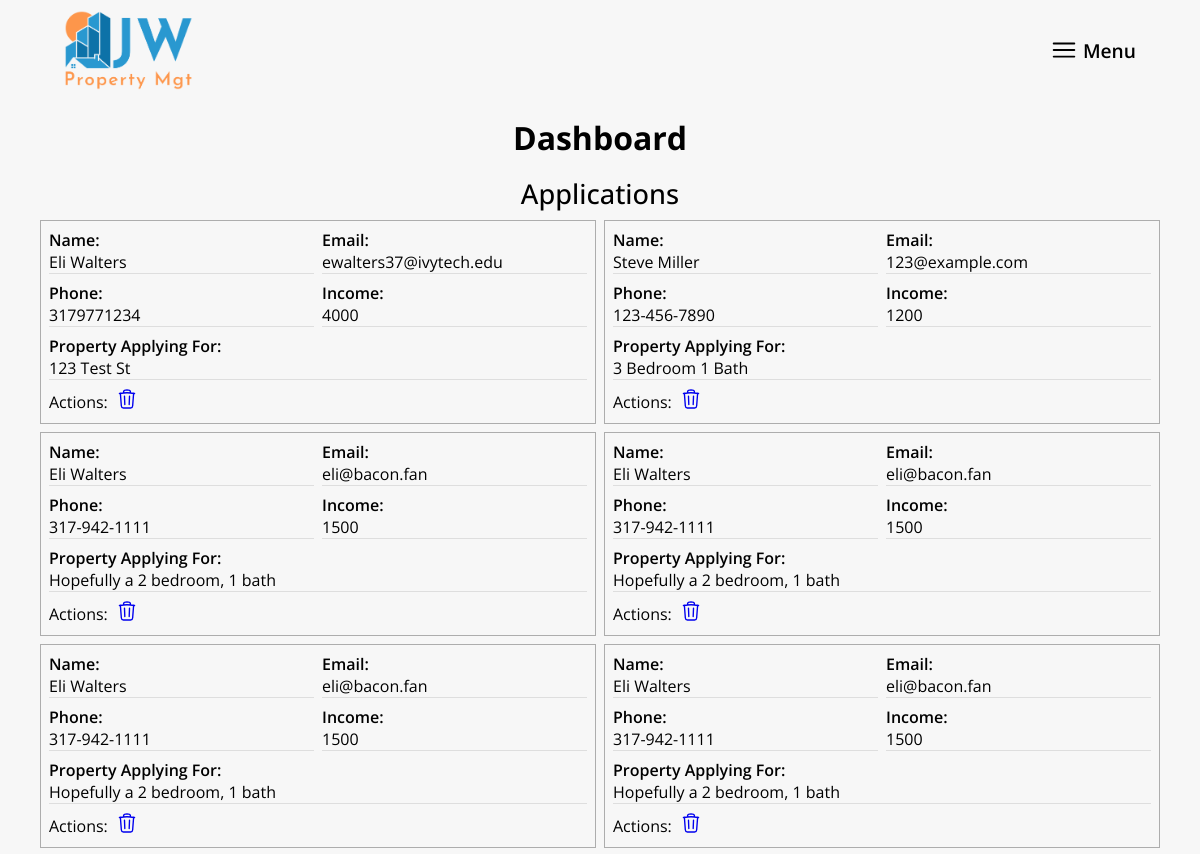
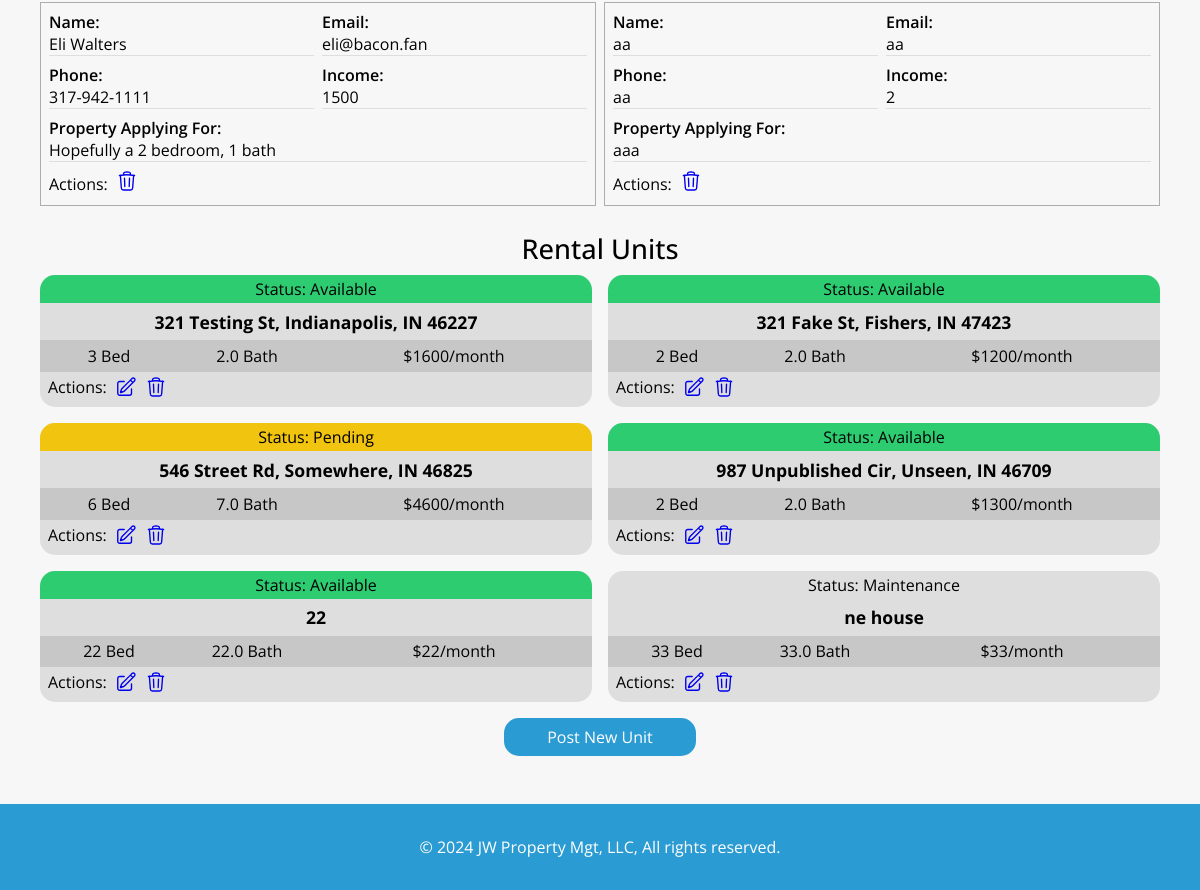
/dashboard/ (signed in), run on an earlier commit of the app's database (2 pictures, top to bottom).
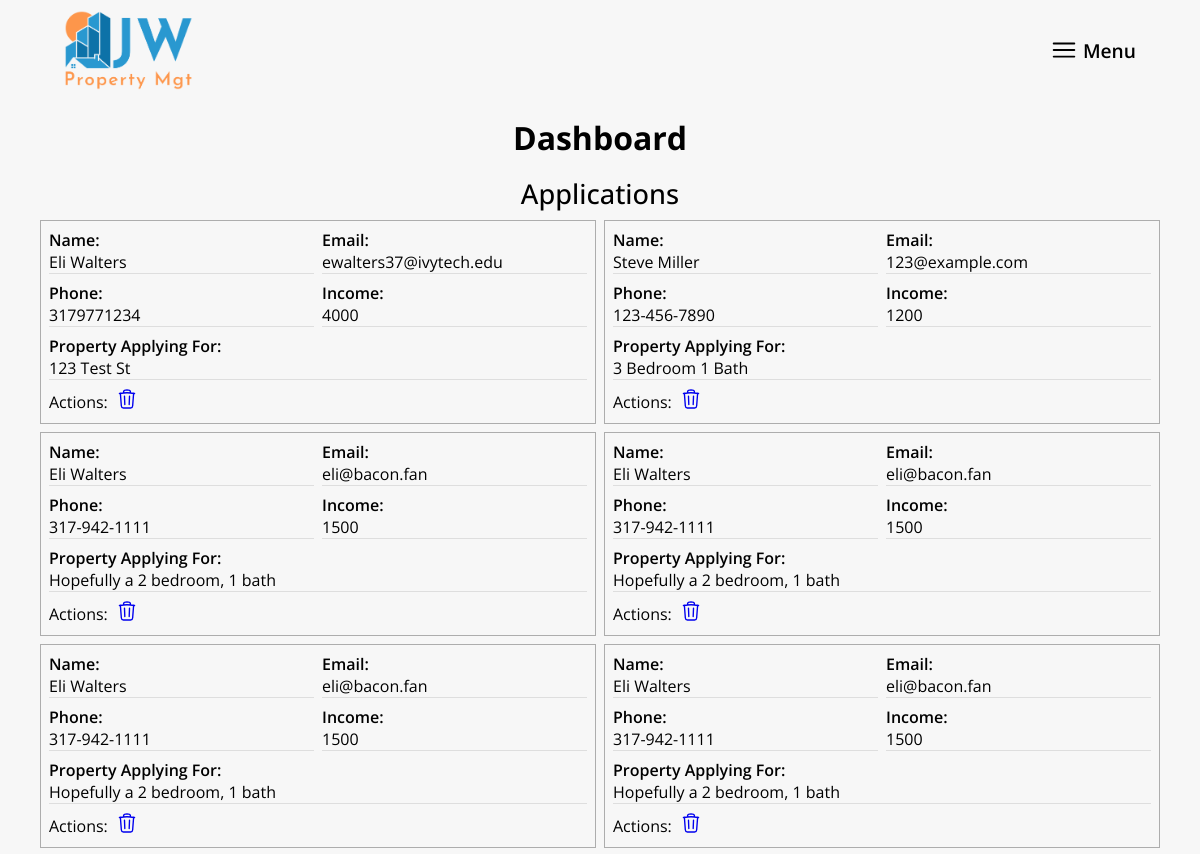
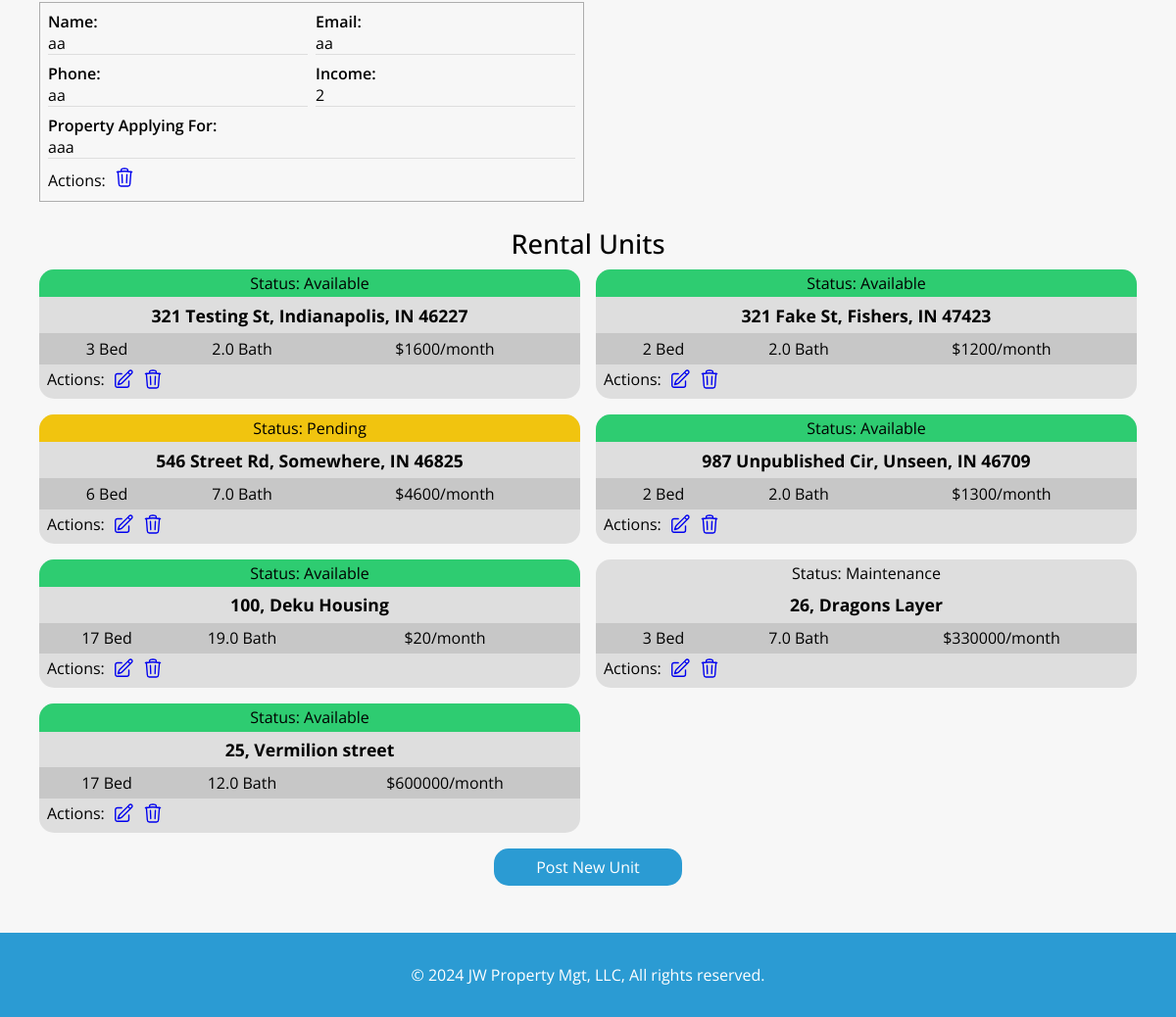
And on a later commit of the database (2 pictures, top to bottom).
### mainsite/models.py (models this page shows, shortened)
class Application(models.Model):
    name = models.CharField(max_length=200)
    email = models.CharField(max_length=200)
    phone = models.CharField(max_length=200)
    income = models.IntegerField()
    applyingFor = models.CharField(max_length=400)
    created_date = models.DateField(default=timezone.now)

class Unit(models.Model):
    STATUS_CHOICES = [
        ('available', 'Available'),
        ('rented', 'Rented'),
        ('pending', 'Pending'),
    ]
    creator = models.ForeignKey(settings.AUTH_USER_MODEL, on_delete=models.CASCADE)
    address = models.CharField(max_length=200)
    status = models.CharField(max_length=20, choices=STATUS_CHOICES, default='available')
    bedrooms = models.IntegerField()
    bathrooms = models.IntegerField()  # Change to IntegerField
    rent = models.IntegerField()
    created_date = models.DateTimeField(default=timezone.now)
    published_date = models.DateTimeField(default=timezone.now)

### mainsite/views.py (the view)
# urls.py: path('dashboard/', views.dashboard, name='dashboard'),
@login_required
def dashboard(request):
    applications = Application.objects.all()
    units = Unit.objects.all()
    return render(request, 'dashboard.html', {'applications': applications, 'units': units})

### mainsite/templates/dashboard.html (shortened to what this page needs)
{% extends 'base.html' %}
{% block content %}
    <div class="header__background"></div>
    <div class="dashboard__container">
        <h1 class="subpage__title">Dashboard</h1>
        <h1 class="dashboard__subtitle">Applications</h1>
        <div class="dashboard__applicationContainer">
            {% for application in applications %}
                <div class="dashboard__application">
                    <div class="application__field">
                        <p class="application__fieldTitle">Name:</p>
                        <p class="application__fieldText">{{ application.name }}</p>
                    </div>
                    <div class="application__field">
                        <p class="application__fieldTitle">Email:</p>
                        <p class="application__fieldText">{{ application.email }}</p>
                    </div>
                    <div class="application__field">
                        <p class="application__fieldTitle">Phone:</p>
                        <p class="application__fieldText">{{ application.phone }}</p>
                    </div>
                    <div class="application__field">
                        <p class="application__fieldTitle">Income:</p>
                        <p class="application__fieldText">{{ application.income }}</p>
                    </div>
                    <div class="application__field grid__wide">
                        <p class="application__fieldTitle">Property Applying For:</p>
                        <p class="application__fieldText">{{ application.applyingFor }}</p>
                    </div>
                    <div class="application__actions">
                        <p>Actions:</p>
                        <a href="{% url 'delete_application' application.id %}">
                        </a>
                    </div>
                </div>
            {% endfor %}
        </div>
        <h2 class="dashboard__subtitle">Rental Units</h2>
        <div class="units__grid">
            {% for unit in units %}
                <div class="unit__container">
                    <p class="unit__status" data-status="{{ unit.status }}">Status: {{ unit.status }}</p>
                    <h2 class="unit__address">{{ unit.address }}</h2>
                    <div class="dashboard__unitStats">
                        <p class="unit__stat">{{ unit.bedrooms }} Bed</p>
                        <p class="unit__stat">{{ unit.bathrooms }} Bath</p>
                        <p class="unit__stat">${{ unit.rent }}/month</p>
                    </div>
                    <div class="unit__actions">
                        <p>Actions:</p>
                        <a href="{% url 'edit_unit' unit.id %}">
                        </a>
                        <a href="{% url 'delete_unit' unit.id %}">
                        </a>
                    </div>
                </div>
            {% endfor %}
        </div>
        <a href="{% url 'post_unit' %}" class="dashbaord__newUnitBtn">Post New Unit</a>
    </div>
{% endblock %}

What changed in the data, as far as the page shows it:
removed Application: name "Eli Walters", email "eli@bacon.fan", phone "317-942-1111", income "1500", applyingFor "Hopefully a 2 bedroom, 1 bath"
changed Unit: address "22" → "100, Deku Housing"; bedrooms "22" → "17"; bathrooms "22.0" → "19.0"; rent "22" → "20"
changed Unit "Maintenance": address "ne house" → "26, Dragons Layer"; bedrooms "33" → "3"; bathrooms "33.0" → "7.0"; rent "33" → "330000"
added Unit: status "Available", address "25, Vermilion street", bedrooms "17", bathrooms "12.0", rent "600000"
